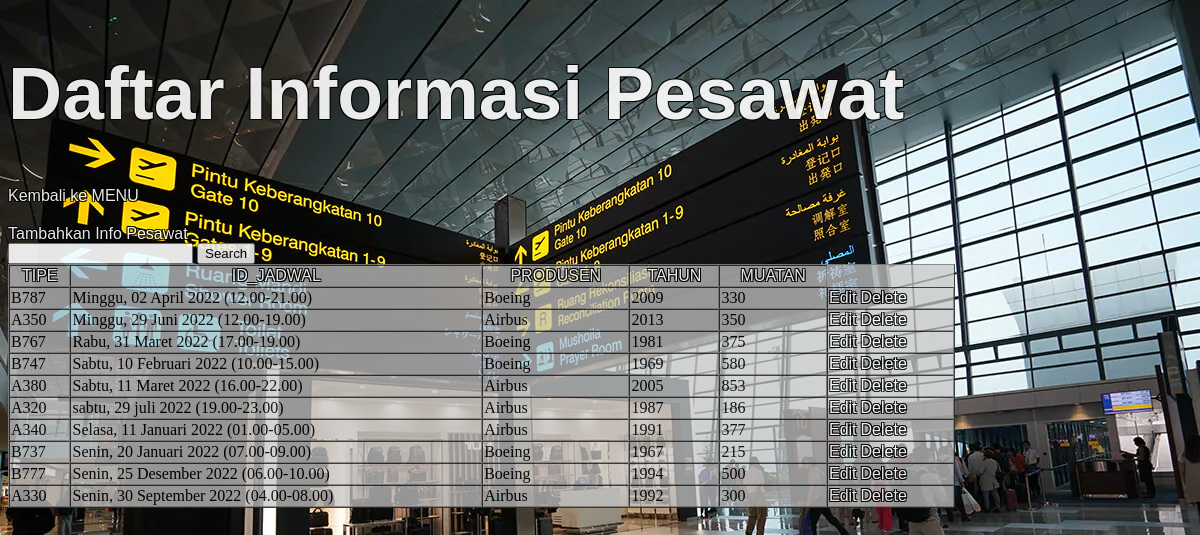
Screenshot of /pesawat.php with the database file from the repository.
### tables this page shows
CREATE TABLE `pesawat` (
  `TIPE` varchar(50) NOT NULL,
  `ID_JADWAL` varchar(50) NOT NULL,
  `PRODUSEN` varchar(50) NOT NULL,
  `TAHUN` int(50) NOT NULL,
  `MUATAN` int(50) NOT NULL
);

### pesawat.php (the view, shortened to what this page needs)
<?php
include_once ("config.php");
if(isset($_GET['search'])){
    $search = $_GET['search'];
    $search = strtolower($search);
}else $search = '';
if(isset($_GET['orderby']) and isset($_GET['pos'])){
    $orderby = $_GET['orderby'];
    $pos = $_GET['pos'];
    $result = mysqli_query($mysqli, "SELECT * FROM pesawat ORDER BY $orderby $pos");
}else{
    $pos = '';
    $orderby = '';
    $result = mysqli_query($mysqli, "SELECT * FROM pesawat");
}
?>
<!DOCTYPE html>
<html>
    <head>
        <link rel="stylesheet" href="style.css">
</head>
<body>
    <h1>Daftar Informasi Pesawat</h1>
<a href="index.php">Kembali ke MENU</a>
<a href="addPesawat.php">Tambahkan Info Pesawat</a>
    <form action="pesawat.php" method="get">
        <input type="text" name="search">
        <input type="submit" value="Search">
    </form>
    <table width='80%' border=1 cellpanding='10' cellspacing='0'>
<tr>
    <th><?php
        if($pos=='ASC' and $orderby=='TIPE') {
            echo '<a href="pesawat.php?orderby=TIPE&pos=DESC">TIPE</a>';
        }else {
            echo '<a href="pesawat.php?orderby=TIPE&pos=ASC">TIPE</a>';
        }
        ?></th>
    <th><?php
        if($pos=='ASC' and $orderby=='ID_JADWAL') {
            echo '<a href="pesawat.php?orderby=ID_JADWAL&pos=DESC">ID_JADWAL</a>';
        }else {
            echo '<a href="pesawat.php?orderby=ID_JADWAL&pos=ASC">ID_JADWAL</a>';
        }
        ?></th>
    <th><?php
        if($pos=='ASC' and $orderby=='PRODUSEN') {
            echo '<a href="pesawat.php?orderby=PRODUSEN&pos=DESC">PRODUSEN</a>';
        }else {
            echo '<a href="pesawat.php?orderby=PRODUSEN&pos=ASC">PRODUSEN</a>';
        }
        ?></th>
    <th><?php
        if($pos=='ASC' and $orderby=='TAHUN') {
            echo '<a href="pesawat.php?orderby=TAHUN&pos=DESC">TAHUN</a>';
        }else {
            echo '<a href="pesawat.php?orderby=TAHUN&pos=ASC">TAHUN</a>';
        }
        ?></th>
    <th><?php
        if($pos=='ASC' and $orderby=='MUATAN') {
            echo '<a href="pesawat.php?orderby=MUATAN&pos=DESC">MUATAN</a>';
        }else {
            echo '<a href="pesawat.php?orderby=MUATAN&pos=ASC">MUATAN</a>';
        }
        ?></th>
</tr>
<?php
while ($item = mysqli_fetch_array($result)) {
        if($search == ''){
            echo "<tr>";
            echo "<td>".$item ['TIPE']."</td>";
            echo "<td>".$item ['ID_JADWAL']."</td>";
            echo "<td>".$item ['PRODUSEN']."</td>";
            echo "<td>".$item ['TAHUN']."</td>";
            echo "<td>".$item ['MUATAN']."</td>";
            echo "<td><a href='editPesawat.php?edit1=".$item['TIPE']."&edit2=".$item['TAHUN']."'>Edit</a>
            <a href='deletePesawat.php?tipe=".$item['TIPE']."&tahun=".$item['TAHUN']."'>Delete</a>
            </td></tr>";
        }
    }
    ?>
</table>
</body>
</html>

### style.css (style rules this page uses)
html { background: url(img/loginBackground.webp) no-repeat center center fixed; -webkit-background-size: cover; -moz-background-size: cover; -o-background-size: cover; background-size: cover; opacity: 0.9; }
h1 { font-size: 75px; font-family: 'Franklin Gothic Medium', 'Arial Narrow', Arial, sans-serif; font-weight: bold; color: white; text-shadow: -1px -1px 0 #000, 1px -1px 0 #000, -1px 1px 0 #000, 1px 1px 0 #000; }
a { color:white; text-decoration: none; font-family: 'Franklin Gothic Medium', 'Arial Narrow', Arial, sans-serif; font-weight:normal; text-shadow: -1px -1px 0 #000, 1px -1px 0 #000, -1px 1px 0 #000, 1px 1px 0 #000; }
table { background-color: rgba(197, 198, 199, 0.829); }

### rows the page displays
pesawat: TIPE "B787", ID_JADWAL "Minggu, 02 April 2022 (12.00-21.00)", PRODUSEN "Boeing", TAHUN "2009", MUATAN "330"
pesawat: TIPE "A350", ID_JADWAL "Minggu, 29 Juni 2022 (12.00-19.00)", PRODUSEN "Airbus", TAHUN "2013", MUATAN "350"
pesawat: TIPE "B767", ID_JADWAL "Rabu, 31 Maret 2022 (17.00-19.00)", PRODUSEN "Boeing", TAHUN "1981", MUATAN "375"
pesawat: TIPE "B747", ID_JADWAL "Sabtu, 10 Februari 2022 (10.00-15.00)", PRODUSEN "Boeing", TAHUN "1969", MUATAN "580"
pesawat: TIPE "A380", ID_JADWAL "Sabtu, 11 Maret 2022 (16.00-22.00)", PRODUSEN "Airbus", TAHUN "2005", MUATAN "853"
pesawat: TIPE "A320", ID_JADWAL "sabtu, 29 juli 2022 (19.00-23.00)", PRODUSEN "Airbus", TAHUN "1987", MUATAN "186"
pesawat: TIPE "A340", ID_JADWAL "Selasa, 11 Januari 2022 (01.00-05.00)", PRODUSEN "Airbus", TAHUN "1991", MUATAN "377"
pesawat: TIPE "B737", ID_JADWAL "Senin, 20 Januari 2022 (07.00-09.00)", PRODUSEN "Boeing", TAHUN "1967", MUATAN "215"
pesawat: TIPE "B777", ID_JADWAL "Senin, 25 Desember 2022 (06.00-10.00)", PRODUSEN "Boeing", TAHUN "1994", MUATAN "500"
pesawat: TIPE "A330", ID_JADWAL "Senin, 30 September 2022 (04.00-08.00)", PRODUSEN "Airbus", TAHUN "1992", MUATAN "300"
